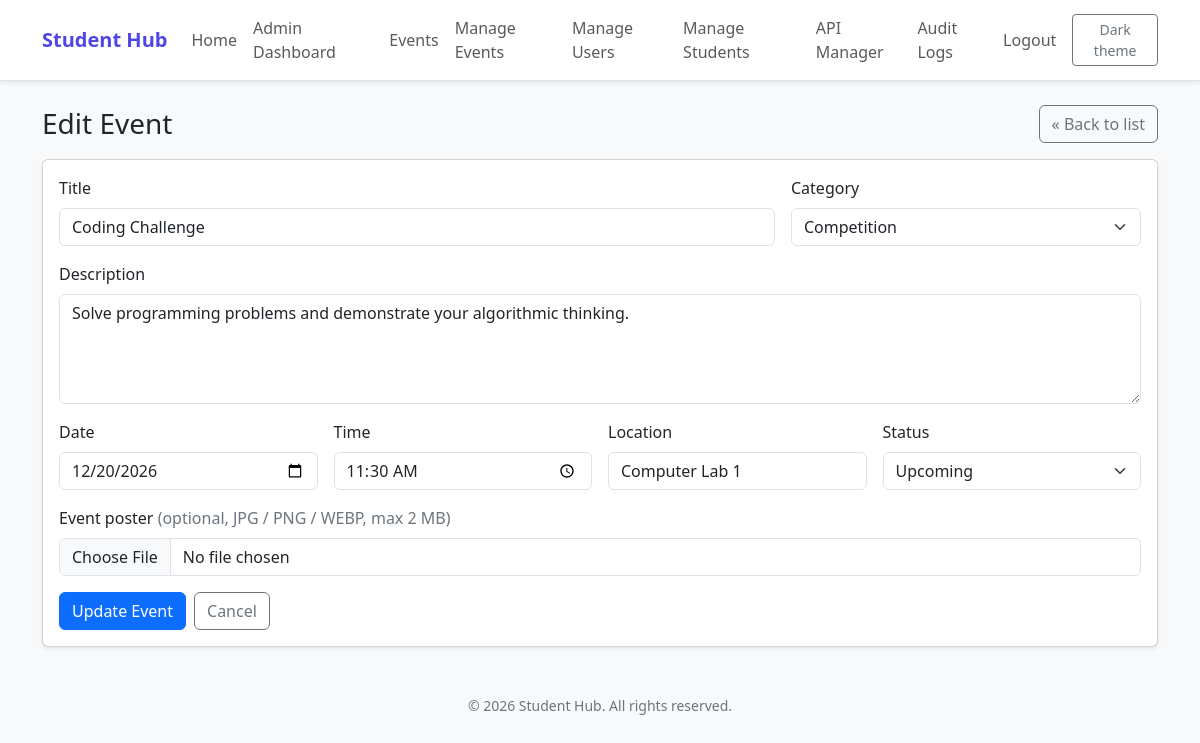
The app's page /events/form.php?id=14 (signed in) with its own data.
### tables this page shows
CREATE TABLE IF NOT EXISTS events (
    id          INT UNSIGNED NOT NULL AUTO_INCREMENT,
    title       VARCHAR(150) NOT NULL,
    description TEXT         NOT NULL,
    event_date  DATE         NOT NULL,
    event_time  TIME         NOT NULL,
    location    VARCHAR(150) NOT NULL,
    category    ENUM('Workshop','Competition','Seminar','Exhibition') NOT NULL,
    status      ENUM('Upcoming','Ongoing','Completed','Cancelled') NOT NULL DEFAULT 'Upcoming',
    poster      VARCHAR(255) DEFAULT NULL,           
    created_at  TIMESTAMP NOT NULL DEFAULT CURRENT_TIMESTAMP,
    updated_at  TIMESTAMP NOT NULL DEFAULT CURRENT_TIMESTAMP ON UPDATE CURRENT_TIMESTAMP,
    PRIMARY KEY (id),
    UNIQUE KEY uq_event_title_date (title, event_date),
    KEY idx_event_date (event_date),
    KEY idx_event_status (status)
);

### students/_bootstrap.php (called while the page is built, shortened)
<?php
function e($value): string
{
    return htmlspecialchars((string) $value, ENT_QUOTES, 'UTF-8');
}

### events/form.php (the view, shortened to what this page needs)
<?php
require_once __DIR__ . '/_bootstrap.php';
$id     = (int) ($_GET['id'] ?? $_POST['id'] ?? 0);
$isEdit = $id > 0;
$data = [
    'title' => '', 'description' => '', 'event_date' => '', 'event_time' => '',
    'location' => '', 'category' => '', 'status' => 'Upcoming',
];
$errors = [];
if ($isEdit) {
    $existing = fetch_event($conn, $id);
    if ($_SERVER['REQUEST_METHOD'] !== 'POST') {
        $data = array_intersect_key($existing, $data);
        $data['event_time'] = substr((string) $data['event_time'], 0, 5);
    }
}
function cls(array $errors, string $key): string
{
    return isset($errors[$key]) ? ' is-invalid' : '';
}
$title = $isEdit ? 'Edit Event' : 'Add Event';
?>
<div class="d-flex justify-content-between align-items-center mb-3">
    <h2 class="h3 mb-0"><?= e($title) ?></h2>
    <a class="btn btn-outline-secondary" href="index.php">&laquo; Back to list</a>
</div>
<form class="card card-body shadow-sm" method="post" enctype="multipart/form-data"
      action="form.php<?= $isEdit ? '?id=' . $id : '' ?>" novalidate>
    <div class="row g-3">
        <div class="col-md-8">
            <label class="form-label" for="title">Title</label>
            <input class="form-control<?= cls($errors, 'title') ?>" type="text" id="title" name="title" maxlength="150" required value="<?= e($data['title']) ?>">
        </div>
        <div class="col-md-4">
            <label class="form-label" for="category">Category</label>
            <select class="form-select<?= cls($errors, 'category') ?>" id="category" name="category" required>
                <?php foreach (EVENT_CATEGORIES as $c): ?>
                    <option value="<?= e($c) ?>" <?= $data['category'] === $c ? 'selected' : '' ?>><?= e($c) ?></option>
                <?php endforeach; ?>
            </select>
        </div>
        <div class="col-12">
            <label class="form-label" for="description">Description</label>
            <textarea class="form-control<?= cls($errors, 'description') ?>" id="description" name="description" rows="4" maxlength="2000" required><?= e($data['description']) ?></textarea>
        </div>
        <div class="col-md-3">
            <label class="form-label" for="event_date">Date</label>
            <input class="form-control<?= cls($errors, 'event_date') ?>" type="date" id="event_date" name="event_date" required value="<?= e($data['event_date']) ?>">
        </div>
        <div class="col-md-3">
            <label class="form-label" for="event_time">Time</label>
            <input class="form-control<?= cls($errors, 'event_time') ?>" type="time" id="event_time" name="event_time" required value="<?= e($data['event_time']) ?>">
        </div>
        <div class="col-md-3">
            <label class="form-label" for="location">Location</label>
            <input class="form-control<?= cls($errors, 'location') ?>" type="text" id="location" name="location" maxlength="150" required value="<?= e($data['location']) ?>">
        </div>
        <div class="col-md-3">
            <label class="form-label" for="status">Status</label>
            <select class="form-select<?= cls($errors, 'status') ?>" id="status" name="status" required>
                <?php foreach (EVENT_STATUSES as $s): ?>
                    <option value="<?= e($s) ?>" <?= $data['status'] === $s ? 'selected' : '' ?>><?= e($s) ?></option>
                <?php endforeach; ?>
            </select>
        </div>
        <div class="col-12">
            <label class="form-label" for="poster">Event poster <span class="text-secondary">(optional, JPG / PNG / WEBP, max 2 MB)</span></label>
            <input class="form-control<?= cls($errors, 'poster') ?>" type="file" id="poster" name="poster"
                   accept=".jpg,.jpeg,.png,.webp,image/jpeg,image/png,image/webp">
        </div>
        <div class="col-12 d-flex gap-2">
            <button class="btn btn-primary" type="submit"><?= $isEdit ? 'Update Event' : 'Add Event' ?></button>
            <a class="btn btn-outline-secondary" href="index.php">Cancel</a>
        </div>
    </div>
</form>

### events/_bootstrap.php (style rules this page uses)
body { transition: background-color .15s ease, color .15s ease; }

### records on screen
events: title "Coding Challenge", description "Solve programming problems and demonstrate your algorithmic thinking.", event_date "12/20/2026", location "Computer Lab 1"

### other values on screen
$text "Home"
$text "Admin Dashboard"
$text "Events"
$text "Manage Events"
$text "Manage Users"
$text "Manage Students"
$text "API Manager"
$text "Audit Logs"
$text "Logout"
$title "Edit Event"
form field category "Competition"
form field status "Upcoming"
